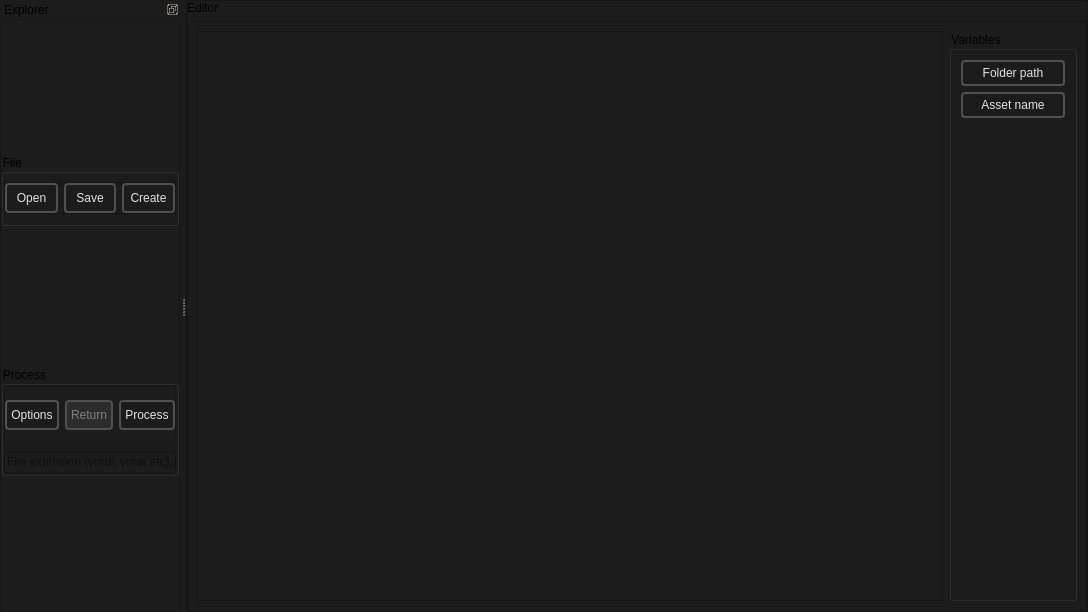
<?xml version="1.0" encoding="UTF-8"?>
<ui version="4.0">
 <class>BatchCreator_MainWindow</class>
 <widget class="QMainWindow" name="BatchCreator_MainWindow">
  <property name="geometry">
   <rect>
    <x>0</x>
    <y>0</y>
    <width>1088</width>
    <height>612</height>
   </rect>
  </property>
  <property name="windowTitle">
   <string>MainWindow</string>
  </property>
  <property name="styleSheet">
   <string notr="true">background-color: #1C1C1C;</string>
  </property>
  <widget class="QWidget" name="centralwidget">
   <layout class="QHBoxLayout" name="horizontalLayout_7">
    <property name="spacing">
     <number>0</number>
    </property>
    <property name="leftMargin">
     <number>0</number>
    </property>
    <property name="topMargin">
     <number>0</number>
    </property>
    <property name="rightMargin">
     <number>0</number>
    </property>
    <property name="bottomMargin">
     <number>0</number>
    </property>
    <item>
     <widget class="QFrame" name="frame">
      <property name="frameShape">
       <enum>QFrame::Shape::StyledPanel</enum>
      </property>
      <property name="frameShadow">
       <enum>QFrame::Shadow::Raised</enum>
      </property>
      <layout class="QVBoxLayout" name="verticalLayout">
       <property name="leftMargin">
        <number>0</number>
       </property>
       <property name="topMargin">
        <number>0</number>
       </property>
       <property name="rightMargin">
        <number>0</number>
       </property>
       <property name="bottomMargin">
        <number>0</number>
       </property>
       <item>
        <widget class="QLabel" name="label">
         <property name="text">
          <string>Editor</string>
         </property>
        </widget>
       </item>
       <item>
        <widget class="QFrame" name="frame_6">
         <property name="frameShape">
          <enum>QFrame::Shape::StyledPanel</enum>
         </property>
         <property name="frameShadow">
          <enum>QFrame::Shadow::Raised</enum>
         </property>
         <layout class="QHBoxLayout" name="horizontalLayout_2">
          <item>
           <widget class="QPlainTextEdit" name="kv3_QplainTextEdit">
            <property name="styleSheet">
             <string notr="true"/>
            </property>
            <property name="plainText">
             <string/>
            </property>
            <property name="placeholderText">
             <string>Content</string>
            </property>
           </widget>
          </item>
          <item>
           <widget class="QGroupBox" name="groupBox_3">
            <property name="minimumSize">
             <size>
              <width>128</width>
              <height>0</height>
             </size>
            </property>
            <property name="title">
             <string>Variables</string>
            </property>
            <layout class="QVBoxLayout" name="verticalLayout_6">
             <item>
              <widget class="QLabel" name="folder_path_template">
               <property name="styleSheet">
                <string notr="true">
    /* QPushButton default and hover styles */
    QLabel {

        font: 600 10pt &quot;Segoe UI&quot;;
	

        border: 2px solid black;
        border-radius: 4px;
        border-color: rgba(80, 80, 80, 255);
        padding-top: 4px;
        padding-bottom:4px;
        padding-left: 4px;
        padding-right: 4px;
        color: #E3E3E3;
        background-color: #1C1C1C;
    }
    QLabel:hover {
        background-color: #414956;
        color: white;
    }</string>
               </property>
               <property name="text">
                <string>Folder path</string>
               </property>
               <property name="alignment">
                <set>Qt::AlignmentFlag::AlignCenter</set>
               </property>
              </widget>
             </item>
             <item>
              <widget class="QLabel" name="assets_name_template">
               <property name="styleSheet">
                <string notr="true">
    /* QPushButton default and hover styles */
    QLabel {

        font: 600 10pt &quot;Segoe UI&quot;;
	

        border: 2px solid black;
        border-radius: 4px;
        border-color: rgba(80, 80, 80, 255);
        padding-top: 4px;
        padding-bottom:4px;
        padding-left: 4px;
        padding-right: 4px;
        color: #E3E3E3;
        background-color: #1C1C1C;
    }
    QLabel:hover {
        background-color: #414956;
        color: white;
    }</string>
               </property>
               <property name="text">
                <string>Asset name</string>
               </property>
               <property name="alignment">
                <set>Qt::AlignmentFlag::AlignCenter</set>
               </property>
              </widget>
             </item>
             <item>
              <spacer name="verticalSpacer">
               <property name="orientation">
                <enum>Qt::Orientation::Vertical</enum>
               </property>
               <property name="sizeHint" stdset="0">
                <size>
                 <width>20</width>
                 <height>40</height>
                </size>
               </property>
              </spacer>
             </item>
            </layout>
           </widget>
          </item>
         </layout>
        </widget>
       </item>
      </layout>
     </widget>
    </item>
   </layout>
  </widget>
  <widget class="QDockWidget" name="dockWidget">
   <property name="features">
    <set>QDockWidget::DockWidgetFeature::DockWidgetFloatable|QDockWidget::DockWidgetFeature::DockWidgetMovable</set>
   </property>
   <property name="windowTitle">
    <string>Explorer</string>
   </property>
   <attribute name="dockWidgetArea">
    <number>1</number>
   </attribute>
   <widget class="QWidget" name="dockWidgetContents">
    <layout class="QVBoxLayout" name="verticalLayout_3">
     <property name="spacing">
      <number>0</number>
     </property>
     <property name="leftMargin">
      <number>0</number>
     </property>
     <property name="topMargin">
      <number>0</number>
     </property>
     <property name="rightMargin">
      <number>0</number>
     </property>
     <property name="bottomMargin">
      <number>0</number>
     </property>
     <item>
      <widget class="QFrame" name="left_vertical_frame">
       <property name="maximumSize">
        <size>
         <width>16777215</width>
         <height>16777215</height>
        </size>
       </property>
       <property name="baseSize">
        <size>
         <width>330</width>
         <height>0</height>
        </size>
       </property>
       <property name="styleSheet">
        <string notr="true"/>
       </property>
       <property name="frameShape">
        <enum>QFrame::Shape::StyledPanel</enum>
       </property>
       <property name="frameShadow">
        <enum>QFrame::Shadow::Raised</enum>
       </property>
       <layout class="QVBoxLayout" name="verticalLayout_2">
        <property name="leftMargin">
         <number>0</number>
        </property>
        <property name="topMargin">
         <number>0</number>
        </property>
        <property name="rightMargin">
         <number>0</number>
        </property>
        <property name="bottomMargin">
         <number>0</number>
        </property>
        <item>
         <layout class="QVBoxLayout" name="layout"/>
        </item>
        <item>
         <widget class="QGroupBox" name="groupBox_2">
          <property name="maximumSize">
           <size>
            <width>16777215</width>
            <height>72</height>
           </size>
          </property>
          <property name="title">
           <string>File</string>
          </property>
          <layout class="QVBoxLayout" name="verticalLayout_5">
           <property name="leftMargin">
            <number>0</number>
           </property>
           <property name="topMargin">
            <number>0</number>
           </property>
           <property name="rightMargin">
            <number>0</number>
           </property>
           <property name="bottomMargin">
            <number>0</number>
           </property>
           <item>
            <widget class="QFrame" name="frame_2">
             <property name="maximumSize">
              <size>
               <width>16777215</width>
               <height>32</height>
              </size>
             </property>
             <property name="frameShape">
              <enum>QFrame::Shape::StyledPanel</enum>
             </property>
             <property name="frameShadow">
              <enum>QFrame::Shadow::Raised</enum>
             </property>
             <layout class="QHBoxLayout" name="horizontalLayout">
              <property name="leftMargin">
               <number>0</number>
              </property>
              <property name="topMargin">
               <number>0</number>
              </property>
              <property name="rightMargin">
               <number>0</number>
              </property>
              <property name="bottomMargin">
               <number>0</number>
              </property>
              <item>
               <widget class="QPushButton" name="open_button">
                <property name="minimumSize">
                 <size>
                  <width>0</width>
                  <height>18</height>
                 </size>
                </property>
                <property name="styleSheet">
                 <string notr="true">
    /* QPushButton default and hover styles */
    QPushButton {

        font: 600 10pt &quot;Segoe UI&quot;;
	

        border: 2px solid black;
        border-radius: 4px;
        border-color: rgba(80, 80, 80, 255);
        height:22px;
        padding-top: 2px;
        padding-bottom:2px;
        padding-left: 4px;
        padding-right: 4px;
        color: #E3E3E3;
        background-color: #1C1C1C;
    }
    QPushButton:hover {
        background-color: #414956;
        color: white;
    }
    QPushButton:pressed {
        background-color: red;
        background-color: #1C1C1C;
        margin: 1 px;
        margin-left: 2px;
        margin-right: 2px;

    }</string>
                </property>
                <property name="text">
                 <string>Open</string>
                </property>
                <property name="icon">
                 <iconset resource="../resources.qrc">
                  <normaloff>:/icons/file_open_16dp_9D9D9D_FILL0_wght400_GRAD0_opsz20.svg</normaloff>:/icons/file_open_16dp_9D9D9D_FILL0_wght400_GRAD0_opsz20.svg</iconset>
                </property>
                <property name="iconSize">
                 <size>
                  <width>20</width>
                  <height>20</height>
                 </size>
                </property>
               </widget>
              </item>
              <item>
               <widget class="QPushButton" name="save_button">
                <property name="minimumSize">
                 <size>
                  <width>0</width>
                  <height>18</height>
                 </size>
                </property>
                <property name="styleSheet">
                 <string notr="true">
    /* QPushButton default and hover styles */
    QPushButton {

        font: 600 10pt &quot;Segoe UI&quot;;
	

        border: 2px solid black;
        border-radius: 4px;
        border-color: rgba(80, 80, 80, 255);
        height:22px;
        padding-top: 2px;
        padding-bottom:2px;
        padding-left: 4px;
        padding-right: 4px;
        color: #E3E3E3;
        background-color: #1C1C1C;
    }
    QPushButton:hover {
        background-color: #414956;
        color: white;
    }
    QPushButton:pressed {
        background-color: red;
        background-color: #1C1C1C;
        margin: 1 px;
        margin-left: 2px;
        margin-right: 2px;

    }</string>
                </property>
                <property name="text">
                 <string>Save</string>
                </property>
                <property name="icon">
                 <iconset resource="../resources.qrc">
                  <normaloff>:/icons/save_16dp_9D9D9D_FILL0_wght400_GRAD0_opsz20.svg</normaloff>:/icons/save_16dp_9D9D9D_FILL0_wght400_GRAD0_opsz20.svg</iconset>
                </property>
                <property name="iconSize">
                 <size>
                  <width>20</width>
                  <height>20</height>
                 </size>
                </property>
               </widget>
              </item>
              <item>
               <widget class="QPushButton" name="create_file">
                <property name="minimumSize">
                 <size>
                  <width>0</width>
                  <height>18</height>
                 </size>
                </property>
                <property name="styleSheet">
                 <string notr="true">
    /* QPushButton default and hover styles */
    QPushButton {

        font: 600 10pt &quot;Segoe UI&quot;;
	

        border: 2px solid black;
        border-radius: 4px;
        border-color: rgba(80, 80, 80, 255);
        height:22px;
        padding-top: 2px;
        padding-bottom:2px;
        padding-left: 4px;
        padding-right: 4px;
        color: #E3E3E3;
        background-color: #1C1C1C;
    }
    QPushButton:hover {
        background-color: #414956;
        color: white;
    }
    QPushButton:pressed {
        background-color: red;
        background-color: #1C1C1C;
        margin: 1 px;
        margin-left: 2px;
        margin-right: 2px;

    }</string>
                </property>
                <property name="text">
                 <string>Create</string>
                </property>
                <property name="icon">
                 <iconset resource="../resources.qrc">
                  <normaloff>:/icons/add_24dp_9D9D9D_FILL0_wght400_GRAD0_opsz24.svg</normaloff>:/icons/add_24dp_9D9D9D_FILL0_wght400_GRAD0_opsz24.svg</iconset>
                </property>
                <property name="iconSize">
                 <size>
                  <width>20</width>
                  <height>20</height>
                 </size>
                </property>
               </widget>
              </item>
             </layout>
            </widget>
           </item>
          </layout>
         </widget>
        </item>
        <item>
         <widget class="QGroupBox" name="groupBox">
          <property name="maximumSize">
           <size>
            <width>16777215</width>
            <height>110</height>
           </size>
          </property>
          <property name="title">
           <string>Process</string>
          </property>
          <layout class="QVBoxLayout" name="verticalLayout_4">
           <property name="leftMargin">
            <number>0</number>
           </property>
           <property name="topMargin">
            <number>0</number>
           </property>
           <property name="rightMargin">
            <number>0</number>
           </property>
           <property name="bottomMargin">
            <number>0</number>
           </property>
           <item>
            <widget class="QFrame" name="frame_3">
             <property name="frameShape">
              <enum>QFrame::Shape::StyledPanel</enum>
             </property>
             <property name="frameShadow">
              <enum>QFrame::Shadow::Raised</enum>
             </property>
             <layout class="QHBoxLayout" name="horizontalLayout_5">
              <property name="leftMargin">
               <number>0</number>
              </property>
              <property name="topMargin">
               <number>0</number>
              </property>
              <property name="rightMargin">
               <number>0</number>
              </property>
              <property name="bottomMargin">
               <number>0</number>
              </property>
              <item>
               <widget class="QPushButton" name="process_options_button">
                <property name="minimumSize">
                 <size>
                  <width>0</width>
                  <height>18</height>
                 </size>
                </property>
                <property name="styleSheet">
                 <string notr="true">
    /* QPushButton default and hover styles */
    QPushButton {

        font: 600 10pt &quot;Segoe UI&quot;;
	

        border: 2px solid black;
        border-radius: 4px;
        border-color: rgba(80, 80, 80, 255);
        height:22px;
        padding-top: 2px;
        padding-bottom:2px;
        padding-left: 4px;
        padding-right: 4px;
        color: #E3E3E3;
        background-color: #1C1C1C;
    }
    QPushButton:hover {
        background-color: #414956;
        color: white;
    }
    QPushButton:pressed {
        background-color: red;
        background-color: #1C1C1C;
        margin: 1 px;
        margin-left: 2px;
        margin-right: 2px;

    }</string>
                </property>
                <property name="text">
                 <string>Options</string>
                </property>
                <property name="icon">
                 <iconset resource="../resources.qrc">
                  <normaloff>:/icons/settings_16dp_9D9D9D_FILL0_wght400_GRAD0_opsz20.svg</normaloff>:/icons/settings_16dp_9D9D9D_FILL0_wght400_GRAD0_opsz20.svg</iconset>
                </property>
                <property name="iconSize">
                 <size>
                  <width>20</width>
                  <height>20</height>
                 </size>
                </property>
               </widget>
              </item>
              <item>
               <widget class="QPushButton" name="return_button">
                <property name="enabled">
                 <bool>false</bool>
                </property>
                <property name="minimumSize">
                 <size>
                  <width>0</width>
                  <height>18</height>
                 </size>
                </property>
                <property name="styleSheet">
                 <string notr="true">
    /* QPushButton default and hover styles */
    QPushButton {

        font: 600 10pt &quot;Segoe UI&quot;;
	

        border: 2px solid black;
        border-radius: 4px;
        border-color: rgba(80, 80, 80, 255);
        height:22px;
        padding-top: 2px;
        padding-bottom:2px;
        padding-left: 4px;
        padding-right: 4px;
        color: #E3E3E3;
        background-color: #1C1C1C;
    }
    QPushButton:hover {
        background-color: #414956;
        color: white;
    }
    QPushButton:pressed {
        background-color: red;
        background-color: #1C1C1C;
        margin: 1 px;
        margin-left: 2px;
        margin-right: 2px;
	

    }
QPushButton:disabled {
color: gray;
 background-color: #2C2C2C;
}</string>
                </property>
                <property name="text">
                 <string>Return</string>
                </property>
                <property name="icon">
                 <iconset resource="../resources.qrc">
                  <normaloff>:/icons/undo_24dp_9D9D9D_FILL0_wght400_GRAD0_opsz24.svg</normaloff>:/icons/undo_24dp_9D9D9D_FILL0_wght400_GRAD0_opsz24.svg</iconset>
                </property>
                <property name="iconSize">
                 <size>
                  <width>20</width>
                  <height>20</height>
                 </size>
                </property>
                <property name="checkable">
                 <bool>false</bool>
                </property>
               </widget>
              </item>
              <item>
               <widget class="QPushButton" name="process_all_button">
                <property name="minimumSize">
                 <size>
                  <width>0</width>
                  <height>18</height>
                 </size>
                </property>
                <property name="styleSheet">
                 <string notr="true">
    /* QPushButton default and hover styles */
    QPushButton {

        font: 600 10pt &quot;Segoe UI&quot;;
	

        border: 2px solid black;
        border-radius: 4px;
        border-color: rgba(80, 80, 80, 255);
        height:22px;
        padding-top: 2px;
        padding-bottom:2px;
        padding-left: 4px;
        padding-right: 4px;
        color: #E3E3E3;
        background-color: #1C1C1C;
    }
    QPushButton:hover {
        background-color: #414956;
        color: white;
    }
    QPushButton:pressed {
        background-color: red;
        background-color: #1C1C1C;
        margin: 1 px;
        margin-left: 2px;
        margin-right: 2px;

    }</string>
                </property>
                <property name="text">
                 <string>Process</string>
                </property>
                <property name="icon">
                 <iconset resource="../resources.qrc">
                  <normaloff>:/icons/tab_move_24dp_9D9D9D_FILL0_wght400_GRAD0_opsz24.svg</normaloff>:/icons/tab_move_24dp_9D9D9D_FILL0_wght400_GRAD0_opsz24.svg</iconset>
                </property>
                <property name="iconSize">
                 <size>
                  <width>20</width>
                  <height>20</height>
                 </size>
                </property>
               </widget>
              </item>
             </layout>
            </widget>
           </item>
           <item>
            <widget class="QLineEdit" name="extension_lineEdit">
             <property name="placeholderText">
              <string>File extension (vmdl, vmat etc).</string>
             </property>
            </widget>
           </item>
          </layout>
         </widget>
        </item>
       </layout>
      </widget>
     </item>
    </layout>
   </widget>
  </widget>
 </widget>
 <resources>
  <include location="../resources.qrc"/>
 </resources>
 <connections/>
</ui>
